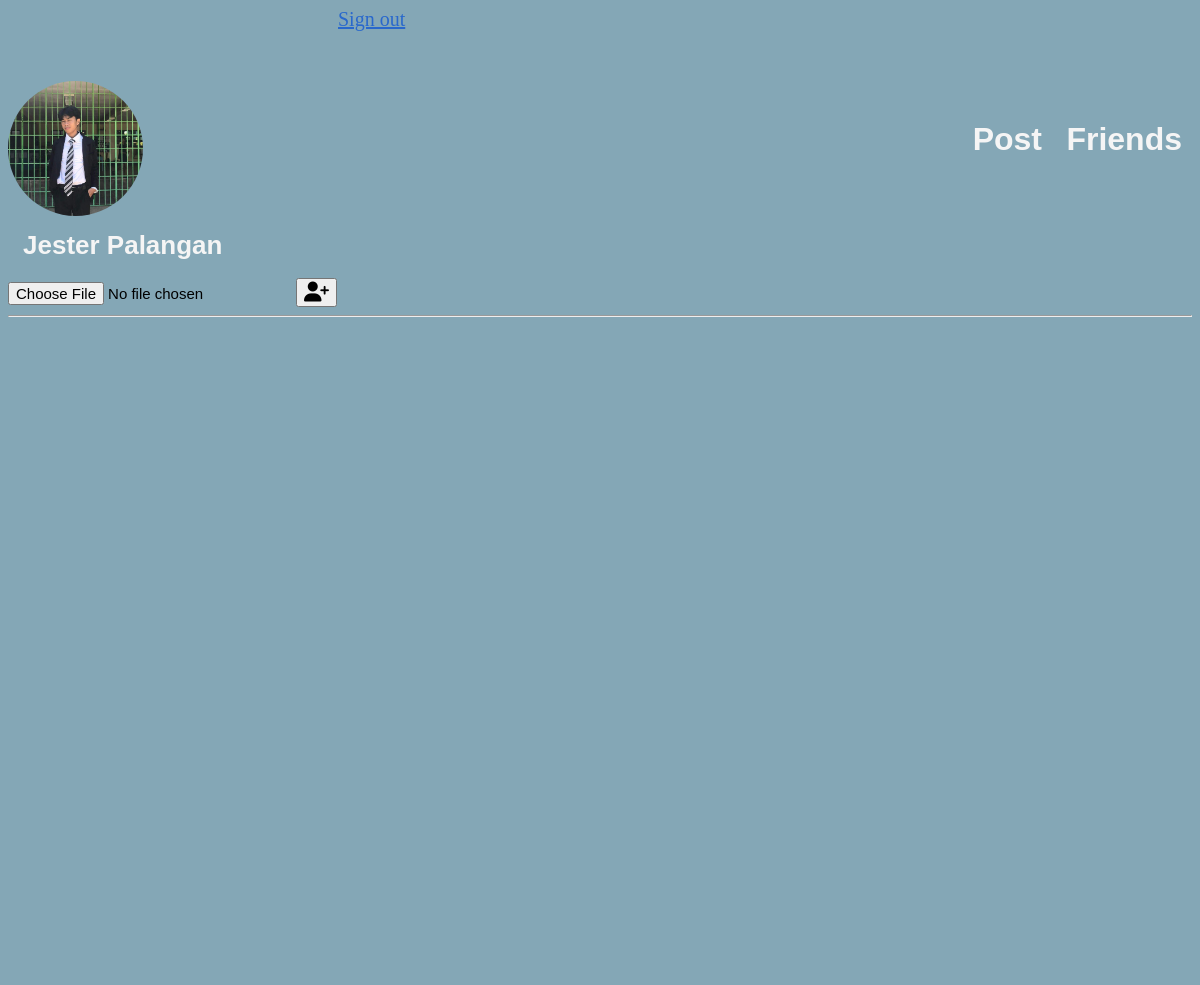
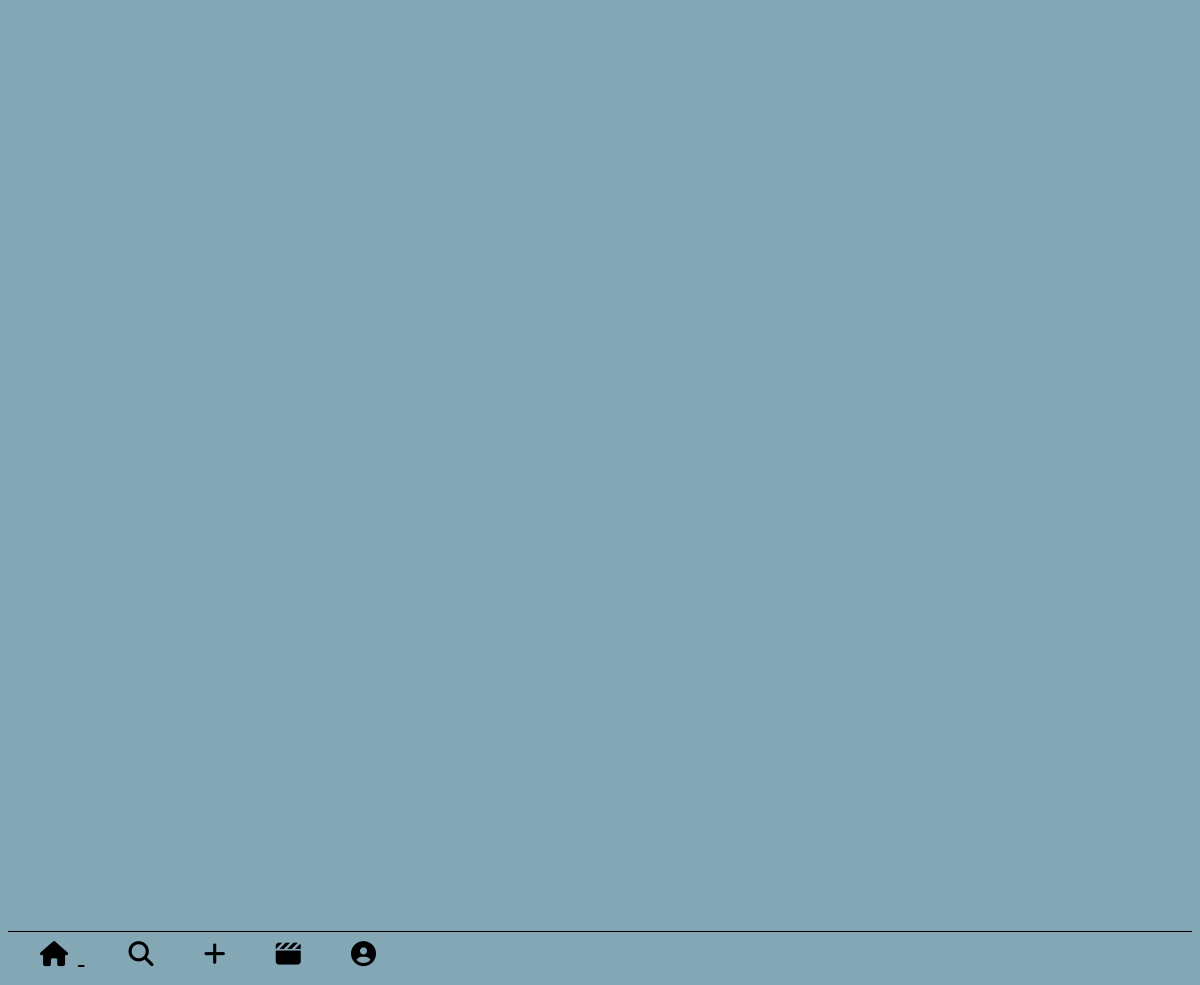
Page /profile.php (signed in) on the committed database (2 pictures, top to bottom).
### tables this page shows
CREATE TABLE `users` (
  `UserID` int(11) NOT NULL,
  `Username` varchar(50) NOT NULL,
  `Email` varchar(50) NOT NULL,
  `Password_hash` varchar(255) NOT NULL,
  `Bio` text DEFAULT NULL,
  `date_joined` date DEFAULT curdate(),
  `profile_pic` varchar(255) DEFAULT NULL,
  `created_at` timestamp NOT NULL DEFAULT current_timestamp()
);

### profile.php (the view, shortened to what this page needs)
<?php
include("database.php");
$email = $_SESSION['email'];
$query = "SELECT profile_pic, username, email FROM users WHERE email = ?";
$stmt = $conn->prepare($query);
$stmt->bind_param('s', $email);
$stmt->execute();
$result = $stmt->get_result();
$user = $result->fetch_assoc();
?>
<!DOCTYPE html>
<html lang="en">
<head>
    <link rel="stylesheet" href="https://cdnjs.cloudflare.com/ajax/libs/font-awesome/6.5.1/css/all.min.css">
</head>
<body>
    <a class="dropdown-item" href="logout.php">Sign out</a>
    <div>
<div class="prof">
    <?php if (!empty($user['profile_pic'])): ?>
            <img src="<?php echo htmlspecialchars($user['profile_pic']); ?>" alt="Profile Picture" style="width:135px; height:135px; border-radius:50%;">
            <div class="pf"><h1>Post</h1></div> <div class="pt"><h1>Friends</h1></div>
           <div class="name"> <h1> <?php echo htmlspecialchars($user['username']); ?>
        <?php else: ?>
           <p>No profile picture set.</p>
        <?php endif; ?>
    </div>
    </div>
    </div>
    <div>
        <form action="" method="POST" enctype="multipart/form-data">
            <input type="file" name="profile_pic" accept="image/*" required>
            <button type="submit"><i class="fa-solid fa-user-plus"></i></button>
        </form>
    </div>
<div> <hr>
    <nav class="navbar navbar-expand-lg">
  <div class="collapse navbar-collapse" id="navbarNavAltMarkup">
    <div class="navbar-nav">
      <a class="nav-item nav-link active" href="home.php"><i class="fa-solid fa-house"></i> <span class="sr-only">(current)</span></a>
      <a class="nav-item nav-link" href="#"><i class="fa-solid fa-magnifying-glass"></i></a>
      <a class="nav-item nav-link" href="post.php"><i class="fa-solid fa-plus"></i></a>
      <a class="nav-item nav-link disabled" href="timeline.php"><i class="fa-solid fa-clapperboard"></i></a>
      <a class="nav-item nav-link disabled" href="profile.php"><i class="fa-solid fa-circle-user"></i></a>
    </div>
  </div>
</nav>
</div>
</body>
</html>

### profile.php (style rules this page uses)
i.fa-solid.fa-house { margin: 10px; }
a.nav-item.nav-link { margin: 22px; color: black; }
.navbar-nav { margin-top: 135%; border-top: solid 1px black; font-size: 25px; }
body { background: #84A7B6; }
h1 { color: whitesmoke; font-family: Arial, Helvetica, sans-serif; }
.pf { display: flex; flex-direction: row-reverse; margin-top: -120px; margin-bottom: 50px; margin-right: 150px; }
.pt { display: flex; flex-direction: row-reverse; margin-top: -130px; margin-bottom: 50px; margin-right: 10px; }
.prof { margin-top: 50px; }
.name { font-size: 13px; margin-left: 15px; }
form { margin-right: 50px; }
button { font-size: 20px; }
input[type="file"] { font-size: 15px; }
a.dropdown-item { color: #2968cc; font-size: 20px; margin-left: 330px; }

### rows in the picture
users: profile_pic (picture), Username "Jester Palangan"
